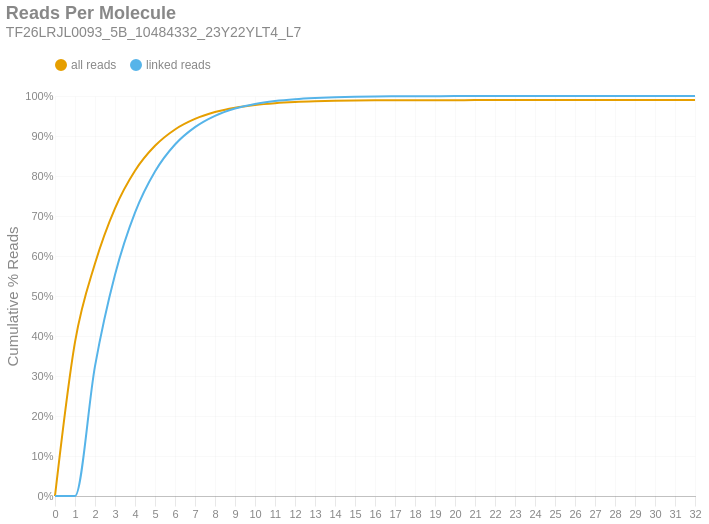

The cell this chart's notebook holds for it:
### Markdown cell above
### Reads per Molecule
This chart shows the cumulative distribution of the number of reads per linked molecule. That is, how many alignments are associated with a unique molecule. This excludes the number of reads associated with invalid or absent linked-read barcodes. The `linked` histogram is the percentages recalculated when disregarding singletons.

### Code cell
if SKIPLR:
    print_html(f"Skipped")
else:
    counts = np.bincount(valids['reads'].cast(pl.Int64).to_numpy())
    weighted = counts * np.arange(len(counts))
    all_perc = weighted / n_reads
    linked_perc = weighted / n_linked_reads
    linked_perc[1] = 0
    binned_df = pl.DataFrame({
        'readsper': list(range(len(counts))),
        'all reads (cumsum)': np.cumsum(all_perc).tolist(),
        'linked reads (cumsum)': np.cumsum(linked_perc).tolist(),
    })

    with SafeRender(binned_df):
        (
            density_plot(binned_df, 'Reads Per Molecule', samplename, 'readspmol')
            .encode(
                x=alt.X('readsper:O', title=None).axis(labelAngle=0).scale(padding=0),
                y=alt.Y('value:Q', title='Cumulative % Reads').axis(format='%').stack(False),
                color=alt.Color("key:N").scale(domain=["all reads", "linked reads"]),
                tooltip=[
                    alt.Tooltip("key:N", title="Data Type"),
                    alt.Tooltip("readsper:O", title="Reads Per Molecule"),
                    alt.Tooltip("value:Q", format=".2%", title="% Reads (Cum.)")
                ]            
            )
        ).display()

### Figure 1 — Vega-Lite specification as saved in the notebook (floating-point values rounded to 4 significant figures)
{"width": "container", "height": 400, "config": {"title": {"anchor": "start", "dy": -15, "fontSize": 18, "color": "#888888", "subtitleColor": "#888888", "subtitleFontSize": 14}, "arc": {"fill": "#0072B2"}, "axis": {"domainColor": "#888888", "domainWidth": 0.5, "gridWidth": 0.2, "grid": false, "titleFontWeight": 400, "titleFontSize": 15, "labelFontSize": 11, "labelColor": "#888888", "tickColor": "#888888", "tickWidth": 0.2, "titleColor": "#888888"}, "axisBand": {"grid": false}, "axisX": {"grid": true, "tickSize": 10, "domainCap": "round"}, "axisY": {"domain": false, "grid": true, "tickSize": 0, "domainCap": "round"}, "background": "transparent", "header": {"labelFontSize": 15, "labelColor": "#888888", "titleFontSize": 15, "titleFontWeight": 600, "titleColor": "#888888"}, "legend": {"labelFont": "sans-serif", "labelFontSize": 12, "labelColor": "#888888", "symbolSize": 100, "symbolType": "circle", "titleFontSize": 12, "titlePadding": 10, "titleColor": "#888888", "title": null, "orient": "top"}, "range": {"category": ["#E69F00", "#56B4E9", "#009E73", "#F0E442", "#0072B2", "#D55E00", "#CC79A7", "#000000"], "diverging": ["#cfe8f3", "#a2d4ec", "#73bfe2", "#46abdb", "#1696d2", "#12719e"]}, "area": {"fill": "#0072B2", "fillOpacity": 0.7, "line": true, "strokeOpacity": 0.7}, "line": {"color": "#0072B2", "stroke": "#0072B2", "strokeWidth": 2}, "trail": {"color": "#0072B2", "stroke": "#0072B2", "strokeWidth": 0, "size": 1}, "point": {"filled": true, "fillOpacity": 1.0, "size": 95}, "text": {"color": "#888888", "fontSize": 11, "align": "right", "fontWeight": 400, "size": 11}, "bar": {"fill": "#0072B2", "stroke": null}, "view": {"stroke": null, "continuousWidth": 660, "continuousHeight": 400}}, "data": {"name": "data-f10e383bf6d86038f1a96ae1e83ee026"}, "mark": {"type": "line", "interpolate": "monotone", "point": {"opacity": 0, "size": 275}}, "encoding": {"color": {"field": "key", "scale": {"domain": ["all reads", "linked reads"]}, "type": "nominal"}, "tooltip": [{"field": "key", "title": "Data Type", "type": "nominal"}, {"field": "readsper", "title": "Reads Per Molecule", "type": "ordinal"}, {"field": "value", "format": ".2%", "title": "% Reads (Cum.)", "type": "quantitative"}], "x": {"axis": {"labelAngle": 0}, "field": "readsper", "scale": {"padding": 0}, "title": null, "type": "ordinal"}, "y": {"axis": {"format": "%"}, "field": "value", "stack": false, "title": "Cumulative % Reads", "type": "quantitative"}}, "params": [{"name": "param_c36ac31b6afebe62", "select": {"type": "point", "fields": ["key"]}, "bind": "legend"}], "title": {"text": "Reads Per Molecule", "subtitle": "TF26LRJL0093_5B_10484332_23Y22YLT4_L7"}, "transform": [{"fold": ["all reads (cumsum)", "linked reads (cumsum)"]}, {"calculate": "replace(datum.key, ' (cumsum)', '')", "as": "key"}, {"filter": {"param": "param_c36ac31b6afebe62"}}], "usermeta": {"embedOptions": {"downloadFileName": "TF26LRJL0093_5B_10484332_23Y22YLT4_L7.readspmol"}}, "$schema": "https://vega.github.io/schema/vega-lite/v6.4.1.json", "datasets": {"data-f10e383bf6d86038f1a96ae1e83ee026": [{"readsper": 0, "all reads (cumsum)": 0.0, "linked reads (cumsum)": 0.0}, {"readsper": 1, "all reads (cumsum)": 0.3846, "linked reads (cumsum)": 0.0}, {"readsper": 2, "all reads (cumsum)": 0.581, "linked reads (cumsum)": 0.3246}, {"readsper": 3, "all reads (cumsum)": 0.7193, "linked reads (cumsum)": 0.553}, {"readsper": 4, "all reads (cumsum)": 0.8133, "linked reads (cumsum)": 0.7083}, {"readsper": 5, "all reads (cumsum)": 0.8755, "linked reads (cumsum)": 0.8111}, {"readsper": 6, "all reads (cumsum)": 0.9163, "linked reads (cumsum)": 0.8786}, {"readsper": 7, "all reads (cumsum)": 0.9427, "linked reads (cumsum)": 0.9221}, {"readsper": 8, "all reads (cumsum)": 0.9598, "linked reads (cumsum)": 0.9505}, {"readsper": 9, "all reads (cumsum)": 0.9709, "linked reads (cumsum)": 0.9687}, {"readsper": 10, "all reads (cumsum)": 0.9778, "linked reads (cumsum)": 0.9802}, {"readsper": 11, "all reads (cumsum)": 0.9821, "linked reads (cumsum)": 0.9874}, {"readsper": 12, "all reads (cumsum)": 0.9849, "linked reads (cumsum)": 0.9919}, {"readsper": 13, "all reads (cumsum)": 0.9867, "linked reads (cumsum)": 0.9948}, {"readsper": 14, "all reads (cumsum)": 0.9878, "linked reads (cumsum)": 0.9968}, {"readsper": 15, "all reads (cumsum)": 0.9886, "linked reads (cumsum)": 0.998}, {"readsper": 16, "all reads (cumsum)": 0.9891, "linked reads (cumsum)": 0.9988}, {"readsper": 17, "all reads (cumsum)": 0.9893, "linked reads (cumsum)": 0.9992}, {"readsper": 18, "all reads (cumsum)": 0.9894, "linked reads (cumsum)": 0.9994}, {"readsper": 19, "all reads (cumsum)": 0.9896, "linked reads (cumsum)": 0.9996}, {"readsper": 20, "all reads (cumsum)": 0.9897, "linked reads (cumsum)": 0.9998}, {"readsper": 21, "all reads (cumsum)": 0.9897, "linked reads (cumsum)": 0.9998}, {"readsper": 22, "all reads (cumsum)": 0.9897, "linked reads (cumsum)": 0.9999}, {"readsper": 23, "all reads (cumsum)": 0.9897, "linked reads (cumsum)": 0.9999}, {"readsper": 24, "all reads (cumsum)": 0.9898, "linked reads (cumsum)": 1.0}, {"readsper": 25, "all reads (cumsum)": 0.9898, "linked reads (cumsum)": 1.0}, {"readsper": 26, "all reads (cumsum)": 0.9898, "linked reads (cumsum)": 1.0}, {"readsper": 27, "all reads (cumsum)": 0.9898, "linked reads (cumsum)": 1.0}, {"readsper": 28, "all reads (cumsum)": 0.9898, "linked reads (cumsum)": 1.0}, {"readsper": 29, "all reads (cumsum)": 0.9898, "linked reads (cumsum)": 1.0}, {"readsper": 30, "all reads (cumsum)": 0.9898, "linked reads (cumsum)": 1.0}, {"readsper": 31, "all reads (cumsum)": 0.9898, "linked reads (cumsum)": 1.0}, {"readsper": 32, "all reads (cumsum)": 0.9898, "linked reads (cumsum)": 1.0}]}}
